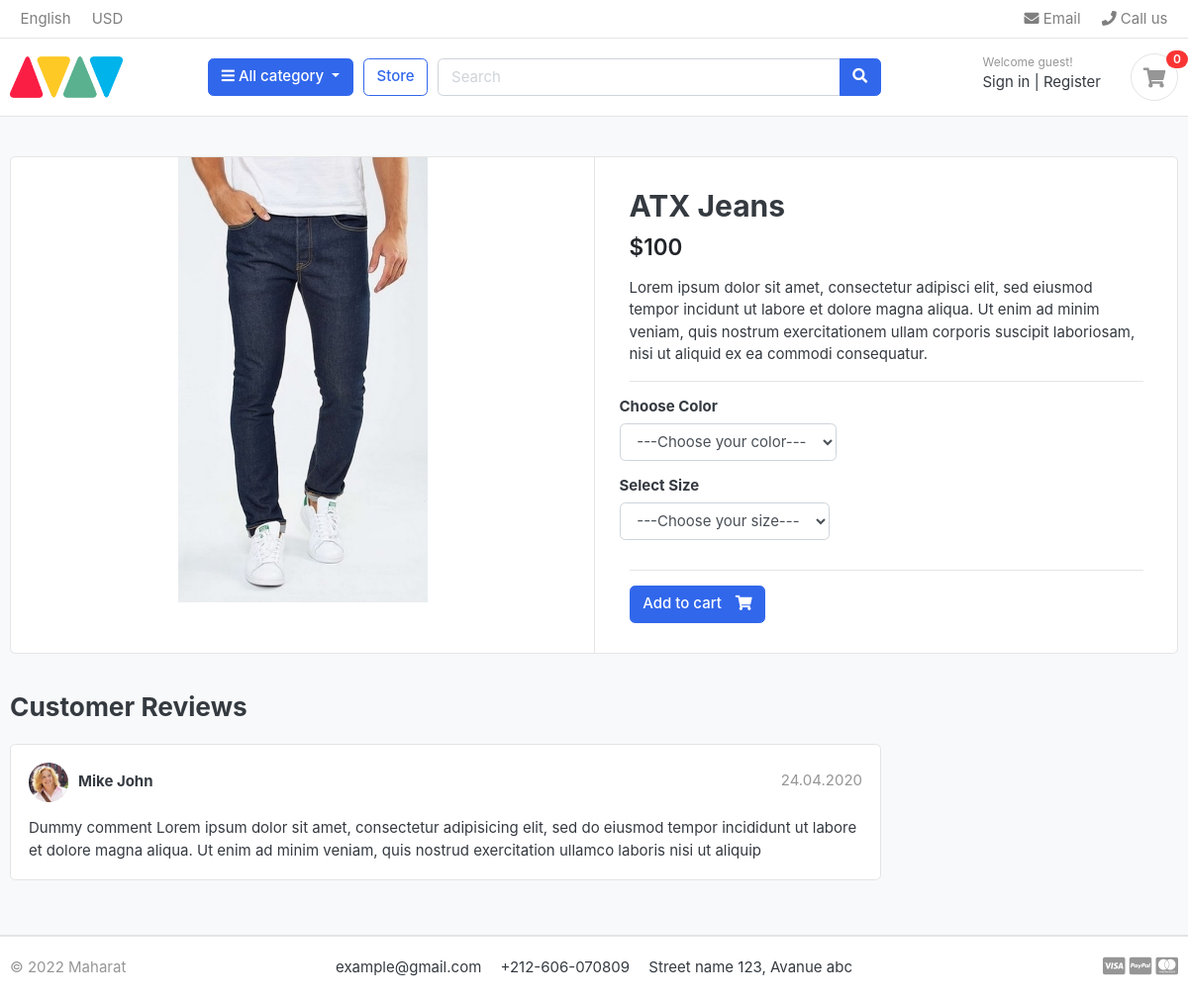
The page /store/jeans/atx-jeans on the database its author committed.
### store/models.py (models this page shows, shortened)
class Product(models.Model):
    product_name = models.CharField(max_length=100)
    slug = models.SlugField(max_length=100)
    description = models.TextField(max_length=500)
    images = models.ImageField(upload_to='photos/products')
    stock = models.IntegerField()
    is_available = models.BooleanField(default=True)
    price = models.IntegerField()
    date_created = models.DateTimeField(auto_now_add=True)
    date_modified = models.DateTimeField(auto_now=True)
    category = models.ForeignKey(Category, on_delete=models.CASCADE)

### store/views.py (the view)
# urls.py: path('<catslug>/<product_slug>', views.product_details, name='product_details')
def product_details(request, catslug=None, product_slug=None):
    product = Product.objects.get(category__slug=catslug, slug=product_slug)
    variations_color = product.variation_set.filter(variation_category="color")
    variations_size = product.variation_set.filter(variation_category="size")
    context= {
        'single_product': product,
        'variations_color': variations_color,
        'variations_size' : variations_size
    }
    return render(request, 'store/product-details.html', context)

### carts/context_processors.py (called while the page is built)
def cart_count(request):
  cart_items_count = 0
  try:
    cart = Cart.objects.get(cart_id=get_session_key(request))
    cart_items = CartItem.objects.filter(cart=cart)
    for cart_item in cart_items:
      cart_items_count += cart_item.quantity
  except Cart.DoesNotExist:
    pass
  return {'cart_count': cart_items_count}

### carts/views.py (called while the page is built)
def get_session_key(request):
  cart_id = request.session.session_key
  if not cart_id:
    cart_id = request.session.create()
  return cart_id

### category/context_processors.py (called while the page is built)
def categories_menu(request):
  categories = Category.objects.all()
  context = {
    'categories': categories
  }
  return context

### templates/store/product-details.html (shortened to what this page needs)
{% extends 'base.html' %}
{% load static %}
{% block content %}
<section class="section-content padding-y bg">
	<div class="container">
		<div class="card">
			<div class="row no-gutters">
				<aside class="col-md-6">
					<article class="gallery-wrap">
						<div class="img-big-wrap">
							<a href="#"><img src="{{single_product.images.url}}"></a>
						</div>
					</article>
				</aside>
				<main class="col-md-6 border-left">
					<form method="POST" action="{% url 'add_to_cart' single_product.id %}">
						<article class="content-body">
							<h2 class="title">{{single_product.product_name}}</h2>
							<div class="mb-3">
								<var class="price h4">${{ single_product.price }}</var>
							</div>
							<p>{{single_product.description}}</p>
							<hr>
							<div class="row">
								<div class="item-option-select">
									<h6>Choose Color</h6>
									<div class="btn-group btn-group-sm btn-group-toggle" data-toggle="buttons">
										<select name="color" class="form-control">
											<option value="" disabled selected>---Choose your color---</option>
										</select>
									</div>
								</div>
							</div>
							<div class="row">
								<div class="item-option-select">
									<h6>Select Size</h6>
									<div class="btn-group btn-group-sm btn-group-toggle" data-toggle="buttons">
										<div class="btn-group btn-group-sm btn-group-toggle" data-toggle="buttons">
											<select name="size" class="form-control">
												<option value="" disabled selected>---Choose your size---</option>
											</select>
										</div>
									</div>
								</div>
							</div>
							<hr>
							{% if single_product.stock > 0%}
							<button type="submit" class="btn  btn-primary"> <span class="text">Add to
									cart</span> <i class="fas fa-shopping-cart"></i> </button>
							{% else %}
							<h5 class="text-danger">Out of stock</h5>
							{% endif %}
						</article>
				</form>
				</main>
			</div>
		</div>
		<br>
		<div class="row">
			<div class="col-md-9">
				<header class="section-heading">
					<h3>Customer Reviews </h3>
				</header>
				<article class="box mb-3">
					<div class="icontext w-100">
						<img src="./images/avatars/avatar1.jpg" class="img-xs icon rounded-circle">
						<div class="text">
							<span class="date text-muted float-md-right">24.04.2020 </span>
							<h6 class="mb-1">Mike John </h6>
						</div>
					</div>
					<div class="mt-3">
						<p>
							Dummy comment Lorem ipsum dolor sit amet, consectetur adipisicing elit, sed do eiusmod
							tempor incididunt ut labore et dolore magna aliqua. Ut enim ad minim veniam,
							quis nostrud exercitation ullamco laboris nisi ut aliquip
						</p>
					</div>
				</article>
			</div>
		</div>
	</div>
</section>
{% endblock %}

### static/css/ui.css (style rules this page uses)
html { font-family: "Inter", sans-serif; font-size: 15px; }
.content-body { flex: 1 1 auto; padding: 2rem 2.3rem; }
.img-xs, .img-sm, .img-md, .img-lg { -o-object-fit: cover; object-fit: cover; flex-shrink: 0; flex-grow: 0; }
.img-xs { width: 40px; height: 40px; }
.padding-y { padding-top: 40px; padding-bottom: 40px; }
var { font-style: normal; }
article:after, .form-group:after { display: block; clear: both; content: ""; }
.bg { background-color: #f8f9fa; }
.section-heading { margin-bottom: 20px; margin-top: 15px; }
p:last-child { margin-bottom: 0; }
.btn .text + i { margin-left: 10px; }
.icontext { display: inline-flex; align-items: center; vertical-align: middle; }
.icontext .text { width: 100%; line-height: 1.2; }
.icontext .icon { position: relative; margin-right: 10px; flex-shrink: 0; flex-grow: 0; }
.price { font-weight: 600; color: #212529; }
.box { padding: 18px; background: #fff; border-radius: 0.37rem; border: 1px solid #e4e4e4; }
.box img { max-width: 100%; }
.gallery-wrap .img-big-wrap { margin-bottom: 10px; border-radius: 0.37rem; overflow: hidden; background-color: #fff; }
.gallery-wrap .img-big-wrap a { text-align: center; display: block; }
.gallery-wrap .img-big-wrap img { height: 450px; width: auto; display: inline-block; }
.item-option-select { margin-bottom: 1rem; display: inline-block; margin-right: 15px; }

### rows shown on the page
Product: images (picture), product_name "ATX Jeans", price "100", description "Lorem ipsum dolor sit amet, consectetur adipisci elit, sed eiusmod tempor incidunt ut labore et dolore magna aliqua. Ut enim ad minim veniam, quis nostrum exercitationem ullam corporis suscipit laboriosam, nisi ut aliquid ex ea commodi consequatur."

### other values the page prints
{{ cart_count }} "0"
